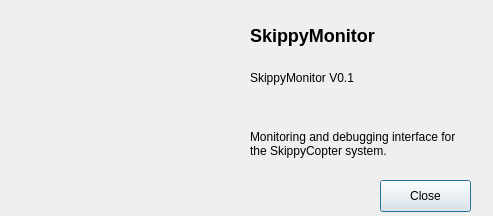
<?xml version="1.0" encoding="UTF-8"?>
<ui version="4.0">
 <class>Dialog</class>
 <widget class="QDialog" name="Dialog">
  <property name="geometry">
   <rect>
    <x>0</x>
    <y>0</y>
    <width>493</width>
    <height>216</height>
   </rect>
  </property>
  <property name="windowTitle">
   <string>About SkippyMonitor</string>
  </property>
  <widget class="QLabel" name="img_logo">
   <property name="geometry">
    <rect>
     <x>10</x>
     <y>20</y>
     <width>211</width>
     <height>151</height>
    </rect>
   </property>
   <property name="text">
    <string/>
   </property>
   <property name="pixmap">
    <pixmap resource="Resources.qrc">:/logo/skippy-texg.png</pixmap>
   </property>
   <property name="scaledContents">
    <bool>true</bool>
   </property>
  </widget>
  <widget class="QLabel" name="label_title">
   <property name="geometry">
    <rect>
     <x>250</x>
     <y>20</y>
     <width>191</width>
     <height>31</height>
    </rect>
   </property>
   <property name="text">
    <string>&lt;html&gt;&lt;head/&gt;&lt;body&gt;&lt;p&gt;&lt;span style=&quot; font-size:x-large; font-weight:600;&quot;&gt;SkippyMonitor&lt;/span&gt;&lt;/p&gt;&lt;/body&gt;&lt;/html&gt;</string>
   </property>
   <property name="textFormat">
    <enum>Qt::RichText</enum>
   </property>
  </widget>
  <widget class="QLabel" name="label_description">
   <property name="geometry">
    <rect>
     <x>250</x>
     <y>130</y>
     <width>221</width>
     <height>71</height>
    </rect>
   </property>
   <property name="text">
    <string>&lt;html&gt;&lt;head/&gt;&lt;body&gt;&lt;p&gt;Monitoring and debugging interface for the SkippyCopter system.&lt;/p&gt;&lt;/body&gt;&lt;/html&gt;</string>
   </property>
   <property name="textFormat">
    <enum>Qt::RichText</enum>
   </property>
   <property name="scaledContents">
    <bool>false</bool>
   </property>
   <property name="alignment">
    <set>Qt::AlignLeading|Qt::AlignLeft|Qt::AlignTop</set>
   </property>
   <property name="wordWrap">
    <bool>true</bool>
   </property>
  </widget>
  <widget class="QPushButton" name="btn_close">
   <property name="geometry">
    <rect>
     <x>380</x>
     <y>180</y>
     <width>91</width>
     <height>32</height>
    </rect>
   </property>
   <property name="text">
    <string>Close</string>
   </property>
  </widget>
  <widget class="QLabel" name="label_version">
   <property name="geometry">
    <rect>
     <x>250</x>
     <y>70</y>
     <width>221</width>
     <height>16</height>
    </rect>
   </property>
   <property name="text">
    <string>SkippyMonitor V0.1</string>
   </property>
   <property name="textFormat">
    <enum>Qt::RichText</enum>
   </property>
   <property name="wordWrap">
    <bool>true</bool>
   </property>
  </widget>
 </widget>
 <resources>
  <include location="Resources.qrc"/>
 </resources>
 <connections>
  <connection>
   <sender>btn_close</sender>
   <signal>clicked()</signal>
   <receiver>Dialog</receiver>
   <slot>close()</slot>
   <hints>
    <hint type="sourcelabel">
     <x>425</x>
     <y>235</y>
    </hint>
    <hint type="destinationlabel">
     <x>246</x>
     <y>129</y>
    </hint>
   </hints>
  </connection>
 </connections>
</ui>
